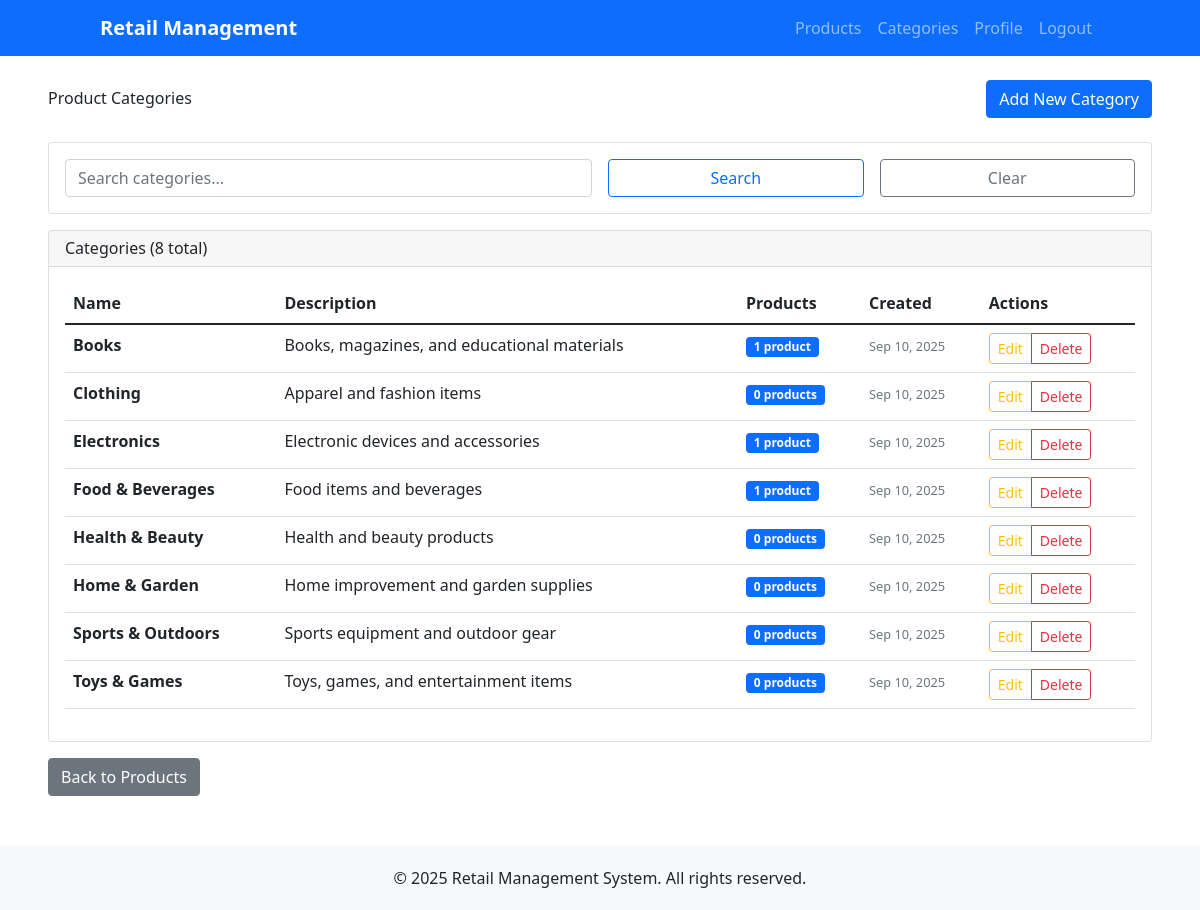
/products/categories/ (signed in), run on the app's committed database.
### products/models.py (models this page shows, shortened)
class Category(models.Model):
    name = models.CharField(max_length=100, unique=True)
    description = models.TextField(blank=True)
    created_at = models.DateTimeField(auto_now_add=True)
    updated_at = models.DateTimeField(auto_now=True)
    class Meta:
        verbose_name_plural = "Categories"
        ordering = ['name']

### products/views.py (the view)
# urls.py: path('categories/', views.category_list, name='category_list'),
@admin_required
def category_list(request):
    categories = Category.objects.all()
    search_query = request.GET.get('search')
    if search_query:
        categories = categories.filter(
            Q(name__icontains=search_query) |
            Q(description__icontains=search_query)
        )
    context = {
        'categories': categories,
    }
    return render(request, 'products/category_list.html', context)

### accounts/context_processors.py (called while the page is built)
def user_admin_status(request):
    if request.user.is_authenticated:
        if request.user.is_superuser:
            return {'user_is_admin': True}
        if hasattr(request.user, 'profile'):
            return {'user_is_admin': request.user.profile.is_admin}
    return {'user_is_admin': False}

def cart_context(request):
    if request.user.is_authenticated:
        from cart.models import Cart
        cart = Cart(request)
        return {
            'cart_total_items': cart.get_total_items(),
            'cart_total_price': cart.get_total_price(),
        }
    return {
        'cart_total_items': 0,
        'cart_total_price': 0,
    }

### cart/models.py (called while the page is built)
    def get_total_price(self):
        return sum(
            float(item['price']) * item['quantity']
            for item in self.cart.values()
        )

    def get_total_items(self):
        return sum(item['quantity'] for item in self.cart.values())

### templates/products/category_list.html (shortened to what this page needs)
{% extends 'accounts/base.html' %}
{% block content %}
<div class="row">
    <div class="col-12">
        <div class="d-flex justify-content-between align-items-center mb-4">
            <h2>Product Categories</h2>
            <a href="{% url 'products:category_create' %}" class="btn btn-primary">
                 Add New Category
            </a>
        </div>
        <div class="card mb-3">
            <div class="card-body">
                <form method="get" class="row g-3">
                    <div class="col-md-6">
                        <input type="text" name="search" class="form-control" placeholder="Search categories..." value="{{ request.GET.search|default:'' }}">
                    </div>
                    <div class="col-md-3">
                        <button type="submit" class="btn btn-outline-primary w-100">Search</button>
                    </div>
                    <div class="col-md-3">
                        <a href="{% url 'products:category_list' %}" class="btn btn-outline-secondary w-100">Clear</a>
                    </div>
                </form>
            </div>
        </div>
        <div class="card">
            <div class="card-header d-flex justify-content-between align-items-center">
                <h5 class="mb-0">Categories ({{ categories.count }} total)</h5>
            </div>
            <div class="card-body">
                {% if categories %}
                    <div class="table-responsive">
                        <table class="table table-hover">
                            <thead>
                                <tr>
                                    <th>Name</th>
                                    <th>Description</th>
                                    <th>Products</th>
                                    <th>Created</th>
                                    <th>Actions</th>
                                </tr>
                            </thead>
                            <tbody>
                                {% for category in categories %}
                                <tr>
                                    <td>
                                        <strong>{{ category.name }}</strong>
                                    </td>
                                    <td>
                                        {% if category.description %}
                                            {{ category.description|truncatewords:15 }}
                                        {% else %}
                                            <em class="text-muted">No description</em>
                                        {% endif %}
                                    </td>
                                    <td>
                                        <span class="badge bg-primary">
                                            {{ category.products.count }} product{{ category.products.count|pluralize }}
                                        </span>
                                    </td>
                                    <td>
                                        <small class="text-muted">{{ category.created_at|date:"M d, Y" }}</small>
                                    </td>
                                    <td>
                                        <div class="btn-group btn-group-sm">
                                            <a href="{% url 'products:category_update' category.pk %}" class="btn btn-outline-warning">Edit</a>
                                            <a href="{% url 'products:category_delete' category.pk %}" class="btn btn-outline-danger">Delete</a>
                                        </div>
                                    </td>
                                </tr>
                                {% endfor %}
                            </tbody>
                        </table>
                    </div>
                {% else %}
                    <div class="text-center py-5">
                        <h5>No categories found</h5>
                        <p class="text-muted">Start by creating your first category!</p>
                        <a href="{% url 'products:category_create' %}" class="btn btn-primary">Add Category</a>
                    </div>
                {% endif %}
            </div>
        </div>
        <div class="mt-3">
            <a href="{% url 'products:product_list' %}" class="btn btn-secondary">
                 Back to Products
            </a>
        </div>
    </div>
</div>
{% endblock %}

### data on the page
Category: name "Books", description "Books, magazines, and educational materials", products.count "1", created_at "Sep 10, 2025"
Category: name "Clothing", description "Apparel and fashion items", products.count "0", created_at "Sep 10, 2025"
Category: name "Electronics", description "Electronic devices and accessories", products.count "1", created_at "Sep 10, 2025"
Category: name "Food & Beverages", description "Food items and beverages", products.count "1", created_at "Sep 10, 2025"
Category: name "Health & Beauty", description "Health and beauty products", products.count "0", created_at "Sep 10, 2025"
Category: name "Home & Garden", description "Home improvement and garden supplies", products.count "0", created_at "Sep 10, 2025"
Category: name "Sports & Outdoors", description "Sports equipment and outdoor gear", products.count "0", created_at "Sep 10, 2025"
Category: name "Toys & Games", description "Toys, games, and entertainment items", products.count "0", created_at "Sep 10, 2025"

### other printed values
{{ categories.count }} "8"
